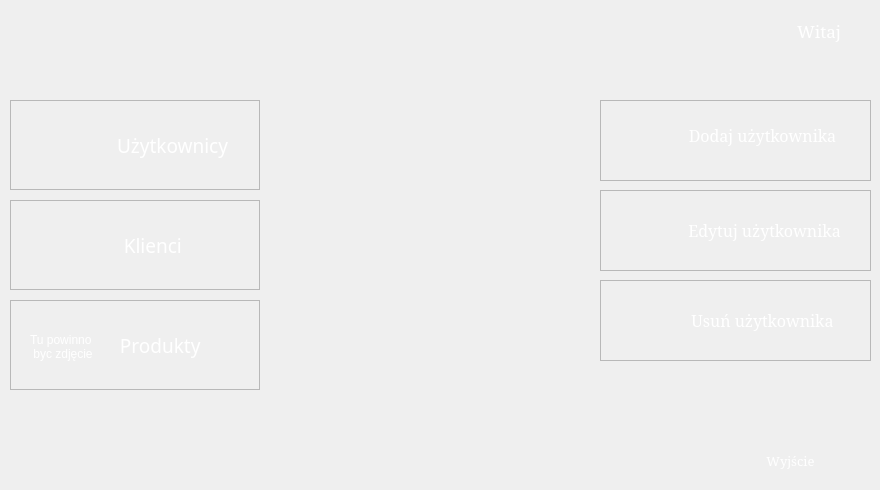
   <widget class="QWidget" name="page_1">
    <widget class="QFrame" name="frameUzytkownicyPage1">
     <property name="geometry">
      <rect>
       <x>10</x>
       <y>100</y>
       <width>250</width>
       <height>90</height>
      </rect>
     </property>
     <property name="minimumSize">
      <size>
       <width>250</width>
       <height>90</height>
      </size>
     </property>
     <property name="maximumSize">
      <size>
       <width>250</width>
       <height>90</height>
      </size>
     </property>
     <property name="styleSheet">
      <string notr="true">QFrame:hover{
background-color:rgba(255, 255, 255, 20);

}
</string>
     </property>
     <property name="frameShape">
      <enum>QFrame::StyledPanel</enum>
     </property>
     <property name="frameShadow">
      <enum>QFrame::Plain</enum>
     </property>
     <widget class="QPushButton" name="buttonUzytkownicyPage1">
      <property name="geometry">
       <rect>
        <x>0</x>
        <y>0</y>
        <width>251</width>
        <height>91</height>
       </rect>
      </property>
      <property name="font">
       <font>
        <family>Linux Libertine Display G</family>
        <pointsize>14</pointsize>
        <weight>50</weight>
        <italic>false</italic>
        <bold>false</bold>
       </font>
      </property>
      <property name="styleSheet">
       <string notr="true">QPushButton{
border:none;
color:rgb(255, 255, 255);
background:transparent;
}
QPushButton:pressed{
background-color:rgba(255,255,255,40);
}</string>
      </property>
      <property name="text">
       <string>               Użytkownicy</string>
      </property>
     </widget>
     <widget class="QLabel" name="labelUzytkownicyPage1">
      <property name="geometry">
       <rect>
        <x>20</x>
        <y>10</y>
        <width>70</width>
        <height>74</height>
       </rect>
      </property>
      <property name="minimumSize">
       <size>
        <width>70</width>
        <height>74</height>
       </size>
      </property>
      <property name="maximumSize">
       <size>
        <width>70</width>
        <height>74</height>
       </size>
      </property>
      <property name="styleSheet">
       <string notr="true">image:url(:/Images/Images/user.png);
background:transparent;</string>
      </property>
      <property name="text">
       <string/>
      </property>
     </widget>
    </widget>
    <widget class="QFrame" name="frameKlienciPage1">
     <property name="geometry">
      <rect>
       <x>10</x>
       <y>200</y>
       <width>250</width>
       <height>90</height>
      </rect>
     </property>
     <property name="minimumSize">
      <size>
       <width>250</width>
       <height>90</height>
      </size>
     </property>
     <property name="maximumSize">
      <size>
       <width>250</width>
       <height>90</height>
      </size>
     </property>
     <property name="styleSheet">
      <string notr="true">QFrame:hover{
background-color:rgba(255, 255, 255, 20);

}
</string>
     </property>
     <property name="frameShape">
      <enum>QFrame::StyledPanel</enum>
     </property>
     <property name="frameShadow">
      <enum>QFrame::Sunken</enum>
     </property>
     <widget class="QLabel" name="labelKlienciPage1">
      <property name="geometry">
       <rect>
        <x>20</x>
        <y>10</y>
        <width>70</width>
        <height>74</height>
       </rect>
      </property>
      <property name="minimumSize">
       <size>
        <width>70</width>
        <height>74</height>
       </size>
      </property>
      <property name="maximumSize">
       <size>
        <width>70</width>
        <height>74</height>
       </size>
      </property>
      <property name="styleSheet">
       <string notr="true">image: url(:/Images/Images/clients.png);
background:transparent;</string>
      </property>
      <property name="text">
       <string/>
      </property>
     </widget>
     <widget class="QPushButton" name="buttonKlienciPage1">
      <property name="geometry">
       <rect>
        <x>0</x>
        <y>0</y>
        <width>251</width>
        <height>91</height>
       </rect>
      </property>
      <property name="font">
       <font>
        <family>Linux Libertine Display G</family>
        <pointsize>14</pointsize>
        <weight>50</weight>
        <italic>false</italic>
        <bold>false</bold>
       </font>
      </property>
      <property name="styleSheet">
       <string notr="true">QPushButton{
border:none;
color:rgb(255, 255, 255);
background:transparent;
}
QPushButton:pressed{
background-color:rgba(255,255,255,40);
}</string>
      </property>
      <property name="text">
       <string>       Klienci</string>
      </property>
     </widget>
     <zorder>buttonKlienciPage1</zorder>
     <zorder>labelKlienciPage1</zorder>
    </widget>
    <widget class="QLabel" name="labelWitajImiePage1">
     <property name="enabled">
      <bool>true</bool>
     </property>
     <property name="geometry">
      <rect>
       <x>660</x>
       <y>10</y>
       <width>181</width>
       <height>41</height>
      </rect>
     </property>
     <property name="font">
      <font>
       <family>Constantia</family>
       <pointsize>13</pointsize>
       <stylestrategy>PreferDefault</stylestrategy>
      </font>
     </property>
     <property name="accessibleName">
      <string/>
     </property>
     <property name="autoFillBackground">
      <bool>false</bool>
     </property>
     <property name="styleSheet">
      <string notr="true">color: white;</string>
     </property>
     <property name="frameShadow">
      <enum>QFrame::Plain</enum>
     </property>
     <property name="text">
      <string>Witaj</string>
     </property>
     <property name="alignment">
      <set>Qt::AlignRight|Qt::AlignTrailing|Qt::AlignVCenter</set>
     </property>
    </widget>
    <widget class="QFrame" name="frameDodajUzytkownika">
     <property name="geometry">
      <rect>
       <x>600</x>
       <y>100</y>
       <width>271</width>
       <height>81</height>
      </rect>
     </property>
     <property name="styleSheet">
      <string notr="true">QFrame:hover{
background-color:rgba(255, 255, 255, 20);

}
</string>
     </property>
     <property name="frameShape">
      <enum>QFrame::StyledPanel</enum>
     </property>
     <property name="frameShadow">
      <enum>QFrame::Plain</enum>
     </property>
     <widget class="QPushButton" name="buttonDodajUzytkownika">
      <property name="geometry">
       <rect>
        <x>10</x>
        <y>5</y>
        <width>251</width>
        <height>61</height>
       </rect>
      </property>
      <property name="font">
       <font>
        <family>Constantia</family>
        <pointsize>12</pointsize>
       </font>
      </property>
      <property name="styleSheet">
       <string notr="true">border:none;
color:rgb(255, 255, 255);
background:transparent;</string>
      </property>
      <property name="text">
       <string>             Dodaj użytkownika</string>
      </property>
      <property name="flat">
       <bool>false</bool>
      </property>
     </widget>
     <widget class="QLabel" name="labelDodajUzytkownika">
      <property name="geometry">
       <rect>
        <x>7</x>
        <y>6</y>
        <width>70</width>
        <height>70</height>
       </rect>
      </property>
      <property name="minimumSize">
       <size>
        <width>70</width>
        <height>70</height>
       </size>
      </property>
      <property name="maximumSize">
       <size>
        <width>70</width>
        <height>70</height>
       </size>
      </property>
      <property name="styleSheet">
       <string notr="true">background:transparent;</string>
      </property>
      <property name="text">
       <string/>
      </property>
      <property name="pixmap">
       <pixmap resource="resource.qrc">:/Images/Images/plus.png</pixmap>
      </property>
     </widget>
    </widget>
    <widget class="QFrame" name="frameEdytujUzytkownika">
     <property name="geometry">
      <rect>
       <x>600</x>
       <y>190</y>
       <width>271</width>
       <height>81</height>
      </rect>
     </property>
     <property name="styleSheet">
      <string notr="true">QFrame:hover{
background-color:rgba(255, 255, 255, 20);

}
</string>
     </property>
     <property name="frameShape">
      <enum>QFrame::StyledPanel</enum>
     </property>
     <property name="frameShadow">
      <enum>QFrame::Plain</enum>
     </property>
     <widget class="QPushButton" name="buttonEdytujUzytkownika">
      <property name="geometry">
       <rect>
        <x>10</x>
        <y>10</y>
        <width>251</width>
        <height>61</height>
       </rect>
      </property>
      <property name="font">
       <font>
        <family>Constantia</family>
        <pointsize>12</pointsize>
       </font>
      </property>
      <property name="styleSheet">
       <string notr="true">border:none;
color:rgb(255, 255, 255);
background:transparent;</string>
      </property>
      <property name="text">
       <string>              Edytuj użytkownika</string>
      </property>
      <property name="flat">
       <bool>false</bool>
      </property>
     </widget>
     <widget class="QLabel" name="labelEdytujUzytkownika">
      <property name="geometry">
       <rect>
        <x>17</x>
        <y>7</y>
        <width>70</width>
        <height>70</height>
       </rect>
      </property>
      <property name="minimumSize">
       <size>
        <width>70</width>
        <height>70</height>
       </size>
      </property>
      <property name="maximumSize">
       <size>
        <width>70</width>
        <height>70</height>
       </size>
      </property>
      <property name="styleSheet">
       <string notr="true">background:transparent;</string>
      </property>
      <property name="text">
       <string/>
      </property>
      <property name="pixmap">
       <pixmap resource="resource.qrc">:/Images/Images/edit.png</pixmap>
      </property>
     </widget>
    </widget>
    <widget class="QFrame" name="frameUsunUzytkownika">
     <property name="geometry">
      <rect>
       <x>600</x>
       <y>280</y>
       <width>271</width>
       <height>81</height>
      </rect>
     </property>
     <property name="styleSheet">
      <string notr="true">QFrame:hover{
background-color:rgba(255, 255, 255, 20);

}
</string>
     </property>
     <property name="frameShape">
      <enum>QFrame::StyledPanel</enum>
     </property>
     <property name="frameShadow">
      <enum>QFrame::Plain</enum>
     </property>
     <widget class="QPushButton" name="buttonUsunUzytkownika">
      <property name="geometry">
       <rect>
        <x>10</x>
        <y>10</y>
        <width>251</width>
        <height>61</height>
       </rect>
      </property>
      <property name="font">
       <font>
        <family>Constantia</family>
        <pointsize>12</pointsize>
       </font>
      </property>
      <property name="styleSheet">
       <string notr="true">border:none;
color:rgb(255, 255, 255);
background:transparent;</string>
      </property>
      <property name="text">
       <string>             Usuń użytkownika</string>
      </property>
      <property name="flat">
       <bool>false</bool>
      </property>
     </widget>
     <widget class="QLabel" name="labelUsunUzytkownika">
      <property name="geometry">
       <rect>
        <x>17</x>
        <y>6</y>
        <width>70</width>
        <height>70</height>
       </rect>
      </property>
      <property name="minimumSize">
       <size>
        <width>70</width>
        <height>70</height>
       </size>
      </property>
      <property name="maximumSize">
       <size>
        <width>70</width>
        <height>70</height>
       </size>
      </property>
      <property name="styleSheet">
       <string notr="true">background:transparent;</string>
      </property>
      <property name="text">
       <string/>
      </property>
      <property name="pixmap">
       <pixmap resource="resource.qrc">:/Images/Images/minus.png</pixmap>
      </property>
     </widget>
    </widget>
    <widget class="QPushButton" name="buttonExitPage1">
     <property name="geometry">
      <rect>
       <x>720</x>
       <y>440</y>
       <width>141</width>
       <height>41</height>
      </rect>
     </property>
     <property name="font">
      <font>
       <family>Constantia</family>
       <pointsize>10</pointsize>
      </font>
     </property>
     <property name="styleSheet">
      <string notr="true">QPushButton{
color:rgb(255, 255, 255);
background:transparent;
}
QPushButton:pressed{
background-color:rgba(255,255,255,40);
}</string>
     </property>
     <property name="text">
      <string>Wyjście</string>
     </property>
     <property name="flat">
      <bool>true</bool>
     </property>
    </widget>
    <widget class="QFrame" name="frameProduktyPage1">
     <property name="geometry">
      <rect>
       <x>10</x>
       <y>300</y>
       <width>250</width>
       <height>90</height>
      </rect>
     </property>
     <property name="minimumSize">
      <size>
       <width>250</width>
       <height>90</height>
      </size>
     </property>
     <property name="maximumSize">
      <size>
       <width>250</width>
       <height>90</height>
      </size>
     </property>
     <property name="styleSheet">
      <string notr="true">QFrame:hover{
background-color:rgba(255, 255, 255, 20);

}
</string>
     </property>
     <property name="frameShape">
      <enum>QFrame::StyledPanel</enum>
     </property>
     <property name="frameShadow">
      <enum>QFrame::Plain</enum>
     </property>
     <widget class="QLabel" name="labelProduktyPage1">
      <property name="geometry">
       <rect>
        <x>20</x>
        <y>10</y>
        <width>70</width>
        <height>74</height>
       </rect>
      </property>
      <property name="minimumSize">
       <size>
        <width>70</width>
        <height>74</height>
       </size>
      </property>
      <property name="maximumSize">
       <size>
        <width>70</width>
        <height>74</height>
       </size>
      </property>
      <property name="styleSheet">
       <string notr="true">color:white;</string>
      </property>
      <property name="text">
       <string>Tu powinno
 byc zdjęcie</string>
      </property>
     </widget>
     <widget class="QPushButton" name="buttonProduktyPage1">
      <property name="geometry">
       <rect>
        <x>0</x>
        <y>0</y>
        <width>251</width>
        <height>91</height>
       </rect>
      </property>
      <property name="font">
       <font>
        <family>Linux Libertine Display G</family>
        <pointsize>14</pointsize>
        <weight>50</weight>
        <italic>false</italic>
        <bold>false</bold>
       </font>
      </property>
      <property name="styleSheet">
       <string notr="true">QPushButton{
border:none;
color:rgb(255, 255, 255);
background:transparent;
}
QPushButton:pressed{
background-color:rgba(255,255,255,40);
}</string>
      </property>
      <property name="text">
       <string>          Produkty</string>
      </property>
     </widget>
    </widget>
   </widget>
